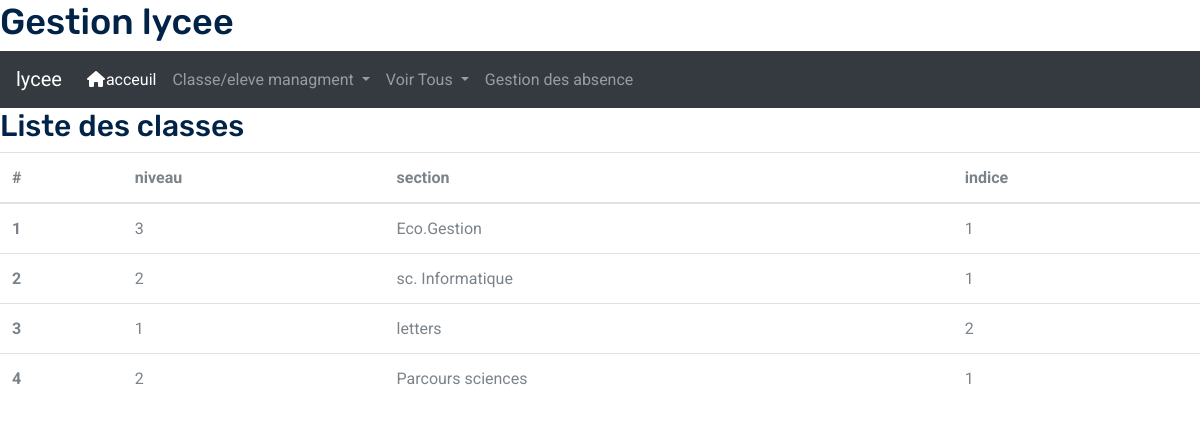
The page /admin/voirclasse.php on the database its author committed.
### tables this page shows
CREATE TABLE `classe` (
  `id_c` int(10) NOT NULL,
  `niveau` int(10) NOT NULL,
  `indice` varchar(256) NOT NULL,
  `section` varchar(256) NOT NULL
);

### admin/voirclasse.php (the view, shortened to what this page needs)
<?php
include_once 'header.php';
?>
<h2>Liste des classes</h2>
<table class="table">
  <thead>
    <tr>
      <th scope="col">#</th>
      <th scope="col">niveau</th>
      <th scope="col">section</th>
      <th scope="col">indice</th>
    </tr>
  </thead>
  <tbody>
  <?php
include_once 'inc/dbh.inc.php';
$sql = "SELECT * FROM classe " ;
$query = mysqli_query($conn,$sql);
if ($query) {
    $i=1;
while($rows = $query->fetch_assoc()) {
    echo"    <tr>
    <th scope='row'>$i</th>
    <td>".$rows['niveau']."</td>
    <td>".$rows['section']."</td>
    <td>".$rows['indice']."</td>
    </tr>";
    $i=$i+1;
    }
}
else {
    echo "error";
}
?>
  </tbody>
</table>

### rows shown on the page
classe: niveau "3", section "Eco.Gestion", indice "1"
classe: niveau "2", section "sc. Informatique", indice "1"
classe: niveau "1", section "letters", indice "2"
classe: niveau "2", section "Parcours sciences", indice "1"
